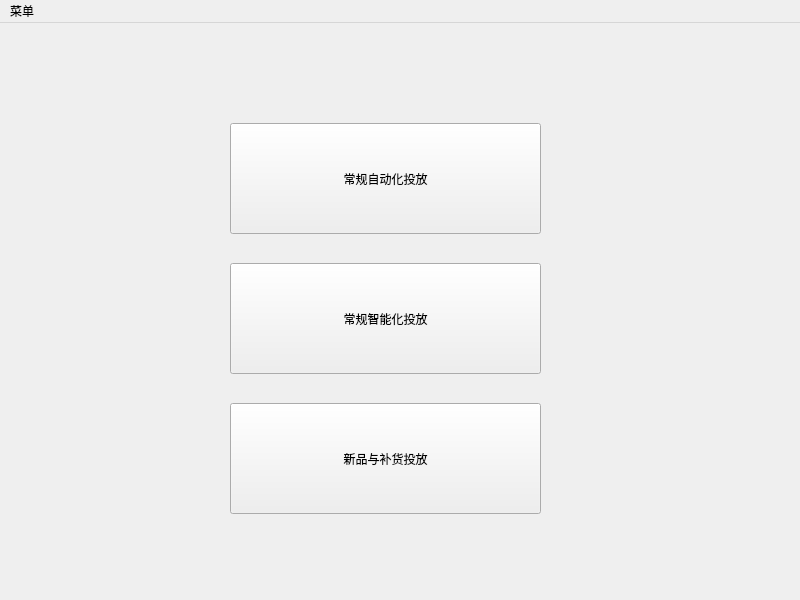
<?xml version="1.0" encoding="UTF-8"?>
<ui version="4.0">
 <class>MainWindow</class>
 <widget class="QMainWindow" name="MainWindow">
  <property name="geometry">
   <rect>
    <x>0</x>
    <y>0</y>
    <width>800</width>
    <height>600</height>
   </rect>
  </property>
  <property name="windowTitle">
   <string> 智投放V1.0</string>
  </property>
  <property name="tabShape">
   <enum>QTabWidget::Rounded</enum>
  </property>
  <widget class="QWidget" name="centralwidget">
   <widget class="QPushButton" name="fun1">
    <property name="geometry">
     <rect>
      <x>230</x>
      <y>100</y>
      <width>311</width>
      <height>111</height>
     </rect>
    </property>
    <property name="cursor">
     <cursorShape>PointingHandCursor</cursorShape>
    </property>
    <property name="text">
     <string>常规自动化投放</string>
    </property>
   </widget>
   <widget class="QPushButton" name="fun2">
    <property name="geometry">
     <rect>
      <x>230</x>
      <y>240</y>
      <width>311</width>
      <height>111</height>
     </rect>
    </property>
    <property name="cursor">
     <cursorShape>PointingHandCursor</cursorShape>
    </property>
    <property name="text">
     <string>常规智能化投放</string>
    </property>
   </widget>
   <widget class="QPushButton" name="fun3">
    <property name="geometry">
     <rect>
      <x>230</x>
      <y>380</y>
      <width>311</width>
      <height>111</height>
     </rect>
    </property>
    <property name="cursor">
     <cursorShape>PointingHandCursor</cursorShape>
    </property>
    <property name="text">
     <string>新品与补货投放</string>
    </property>
   </widget>
  </widget>
  <widget class="QMenuBar" name="menubar">
   <property name="geometry">
    <rect>
     <x>0</x>
     <y>0</y>
     <width>800</width>
     <height>18</height>
    </rect>
   </property>
   <widget class="QMenu" name="menu">
    <property name="title">
     <string>菜单</string>
    </property>
   </widget>
   <addaction name="menu"/>
  </widget>
 </widget>
 <resources/>
 <connections/>
</ui>
